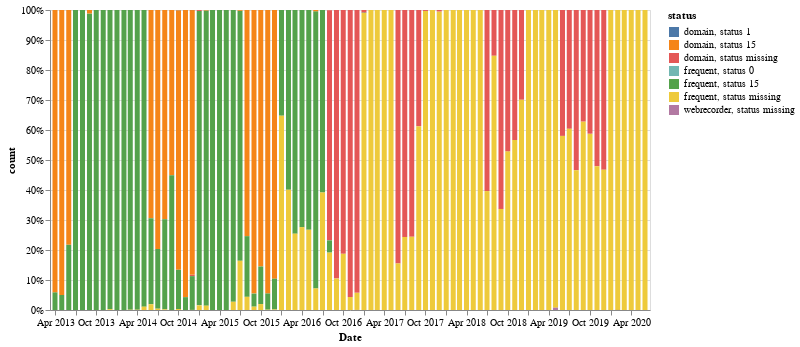

The notebook cell this image was saved under:
### Code cell
alt.Chart(df).mark_bar().encode(
    x=alt.X('dates:T', axis = alt.Axis(title = 'Date', format = ("%b %Y"))),
    y=alt.Y('count', stack="normalize", axis=alt.Axis(format='%')),
    color='status:N',
    tooltip=[alt.Tooltip('dates:T', format='%A, %e %B %Y'),'status:N', 'count', 'bytes']
).properties(width=600)

### Figure 1 — Vega-Lite specification as saved in the notebook (floating-point values rounded to 4 significant figures; data arrays with more than 128 entries replaced by an {"elided": "..."} marker saying what was removed)
{"config": {"view": {"continuousWidth": 400, "continuousHeight": 300}}, "data": {"name": "data-086bcfa7a4cf2de4f43bee4ebb4b5112"}, "mark": "bar", "encoding": {"color": {"type": "nominal", "field": "status"}, "tooltip": [{"type": "temporal", "field": "dates", "format": "%A, %e %B %Y"}, {"type": "nominal", "field": "status"}, {"type": "quantitative", "field": "count"}, {"type": "quantitative", "field": "bytes"}], "x": {"type": "temporal", "axis": {"format": "%b %Y", "title": "Date"}, "field": "dates"}, "y": {"type": "quantitative", "axis": {"format": "%"}, "field": "count", "stack": "normalize"}}, "width": 600, "$schema": "https://vega.github.io/schema/vega-lite/v4.8.1.json", "datasets": {"data-086bcfa7a4cf2de4f43bee4ebb4b5112": {"elided": "170 records"}}}
